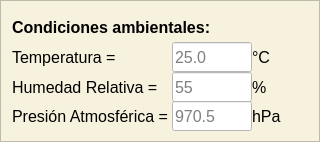
     <widget class="QFrame" name="bloque_condiciones_ambientales">
      <property name="minimumSize">
       <size>
        <width>320</width>
        <height>142</height>
       </size>
      </property>
      <property name="maximumSize">
       <size>
        <width>320</width>
        <height>142</height>
       </size>
      </property>
      <property name="font">
       <font>
        <family>Segoe UI</family>
        <pointsize>12</pointsize>
       </font>
      </property>
      <property name="styleSheet">
       <string notr="true">background-color: rgb(247, 242, 222);</string>
      </property>
      <property name="frameShape">
       <enum>QFrame::Shape::StyledPanel</enum>
      </property>
      <property name="frameShadow">
       <enum>QFrame::Shadow::Raised</enum>
      </property>
      <layout class="QGridLayout" name="gridLayout_14">
       <property name="spacing">
        <number>0</number>
       </property>
       <item row="2" column="1">
        <spacer name="horizontalSpacer">
         <property name="orientation">
          <enum>Qt::Orientation::Horizontal</enum>
         </property>
         <property name="sizeHint" stdset="0">
          <size>
           <width>40</width>
           <height>20</height>
          </size>
         </property>
        </spacer>
       </item>
       <item row="2" column="0">
        <layout class="QGridLayout" name="grilla_condiciones_ambientales">
         <property name="spacing">
          <number>0</number>
         </property>
         <item row="1" column="1">
          <widget class="QLineEdit" name="entrada_humedad">
           <property name="minimumSize">
            <size>
             <width>80</width>
             <height>30</height>
            </size>
           </property>
           <property name="maximumSize">
            <size>
             <width>80</width>
             <height>30</height>
            </size>
           </property>
           <property name="font">
            <font>
             <family>Segoe UI</family>
             <pointsize>12</pointsize>
            </font>
           </property>
           <property name="styleSheet">
            <string notr="true">background-color: rgb(255, 255, 255);</string>
           </property>
           <property name="placeholderText">
            <string>55</string>
           </property>
           <property name="clearButtonEnabled">
            <bool>true</bool>
           </property>
          </widget>
         </item>
         <item row="0" column="1">
          <widget class="QLineEdit" name="entrada_temperatura">
           <property name="minimumSize">
            <size>
             <width>80</width>
             <height>30</height>
            </size>
           </property>
           <property name="maximumSize">
            <size>
             <width>80</width>
             <height>30</height>
            </size>
           </property>
           <property name="font">
            <font>
             <family>Segoe UI</family>
             <pointsize>12</pointsize>
            </font>
           </property>
           <property name="autoFillBackground">
            <bool>false</bool>
           </property>
           <property name="styleSheet">
            <string notr="true">background-color: rgb(255, 255, 255);</string>
           </property>
           <property name="placeholderText">
            <string>25.0</string>
           </property>
           <property name="clearButtonEnabled">
            <bool>true</bool>
           </property>
          </widget>
         </item>
         <item row="2" column="2">
          <widget class="QLabel" name="hpa">
           <property name="minimumSize">
            <size>
             <width>40</width>
             <height>30</height>
            </size>
           </property>
           <property name="maximumSize">
            <size>
             <width>40</width>
             <height>30</height>
            </size>
           </property>
           <property name="font">
            <font>
             <family>Segoe UI</family>
             <pointsize>12</pointsize>
            </font>
           </property>
           <property name="text">
            <string>hPa</string>
           </property>
           <property name="alignment">
            <set>Qt::AlignmentFlag::AlignLeading|Qt::AlignmentFlag::AlignLeft|Qt::AlignmentFlag::AlignVCenter</set>
           </property>
           <property name="margin">
            <number>6</number>
           </property>
          </widget>
         </item>
         <item row="1" column="0">
          <widget class="QLabel" name="humedad">
           <property name="minimumSize">
            <size>
             <width>160</width>
             <height>30</height>
            </size>
           </property>
           <property name="maximumSize">
            <size>
             <width>160</width>
             <height>30</height>
            </size>
           </property>
           <property name="font">
            <font>
             <family>Segoe UI</family>
             <pointsize>12</pointsize>
            </font>
           </property>
           <property name="text">
            <string>Humedad Relativa =</string>
           </property>
          </widget>
         </item>
         <item row="2" column="1">
          <widget class="QLineEdit" name="entrada_presion">
           <property name="minimumSize">
            <size>
             <width>80</width>
             <height>30</height>
            </size>
           </property>
           <property name="maximumSize">
            <size>
             <width>80</width>
             <height>30</height>
            </size>
           </property>
           <property name="font">
            <font>
             <family>Segoe UI</family>
             <pointsize>12</pointsize>
            </font>
           </property>
           <property name="styleSheet">
            <string notr="true">background-color: rgb(255, 255, 255);</string>
           </property>
           <property name="placeholderText">
            <string>970.5</string>
           </property>
           <property name="clearButtonEnabled">
            <bool>true</bool>
           </property>
          </widget>
         </item>
         <item row="2" column="0">
          <widget class="QLabel" name="presion">
           <property name="minimumSize">
            <size>
             <width>160</width>
             <height>30</height>
            </size>
           </property>
           <property name="maximumSize">
            <size>
             <width>160</width>
             <height>30</height>
            </size>
           </property>
           <property name="font">
            <font>
             <family>Segoe UI</family>
             <pointsize>12</pointsize>
            </font>
           </property>
           <property name="text">
            <string>Presión Atmosférica =</string>
           </property>
          </widget>
         </item>
         <item row="0" column="0">
          <widget class="QLabel" name="temperatura">
           <property name="minimumSize">
            <size>
             <width>160</width>
             <height>30</height>
            </size>
           </property>
           <property name="maximumSize">
            <size>
             <width>160</width>
             <height>30</height>
            </size>
           </property>
           <property name="font">
            <font>
             <family>Segoe UI</family>
             <pointsize>12</pointsize>
            </font>
           </property>
           <property name="text">
            <string>Temperatura =</string>
           </property>
          </widget>
         </item>
         <item row="0" column="2">
          <widget class="QLabel" name="grados_c">
           <property name="minimumSize">
            <size>
             <width>40</width>
             <height>30</height>
            </size>
           </property>
           <property name="maximumSize">
            <size>
             <width>40</width>
             <height>30</height>
            </size>
           </property>
           <property name="font">
            <font>
             <family>Segoe UI</family>
             <pointsize>12</pointsize>
            </font>
           </property>
           <property name="text">
            <string>°C</string>
           </property>
           <property name="alignment">
            <set>Qt::AlignmentFlag::AlignLeading|Qt::AlignmentFlag::AlignLeft|Qt::AlignmentFlag::AlignVCenter</set>
           </property>
           <property name="margin">
            <number>6</number>
           </property>
          </widget>
         </item>
         <item row="1" column="2">
          <widget class="QLabel" name="HR">
           <property name="minimumSize">
            <size>
             <width>40</width>
             <height>30</height>
            </size>
           </property>
           <property name="maximumSize">
            <size>
             <width>40</width>
             <height>30</height>
            </size>
           </property>
           <property name="font">
            <font>
             <family>Segoe UI</family>
             <pointsize>12</pointsize>
            </font>
           </property>
           <property name="text">
            <string>%</string>
           </property>
           <property name="alignment">
            <set>Qt::AlignmentFlag::AlignLeading|Qt::AlignmentFlag::AlignLeft|Qt::AlignmentFlag::AlignVCenter</set>
           </property>
           <property name="margin">
            <number>6</number>
           </property>
          </widget>
         </item>
        </layout>
       </item>
       <item row="1" column="0">
        <widget class="QLabel" name="condiciones_ambientales">
         <property name="minimumSize">
          <size>
           <width>210</width>
           <height>30</height>
          </size>
         </property>
         <property name="maximumSize">
          <size>
           <width>210</width>
           <height>30</height>
          </size>
         </property>
         <property name="font">
          <font>
           <family>Segoe UI</family>
           <pointsize>12</pointsize>
           <bold>true</bold>
          </font>
         </property>
         <property name="text">
          <string>Condiciones ambientales:</string>
         </property>
        </widget>
       </item>
      </layout>
     </widget>
